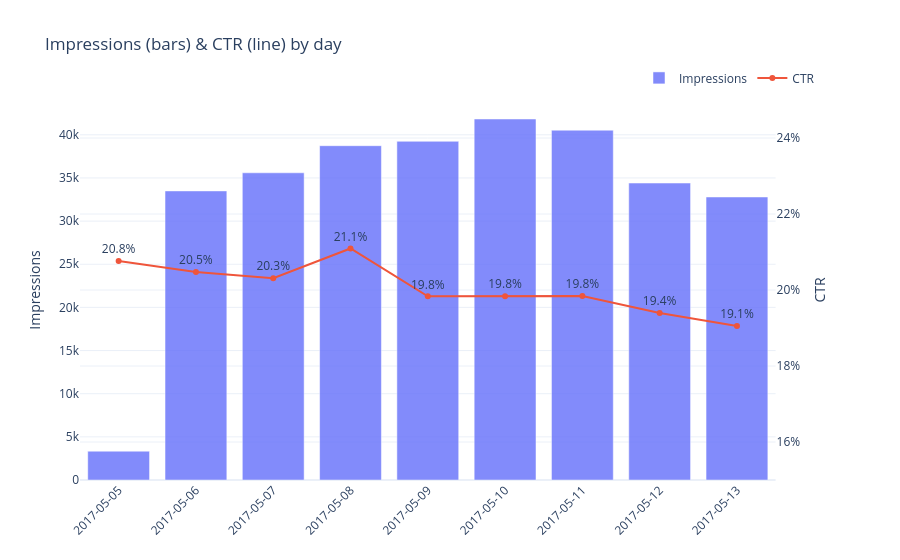

Notebook cell for this chart:
### Markdown cell above
## 2. Volume & CTR by day

### Code cell
by_day = (
    df.groupby("date")
    .agg(
        impressions=("click", "size"),
        ctr=("click", "mean")
    )
    .reset_index()
)

fig = make_subplots(specs=[[{"secondary_y": True}]])

# Impressions (bars)
fig.add_trace(
    go.Bar(
        x=by_day["date"],
        y=by_day["impressions"],
        name="Impressions",
        opacity=0.8,
    ),
    secondary_y=False,
)

# CTR (line with % labels)
fig.add_trace(
    go.Scatter(
        x=by_day["date"],
        y=by_day["ctr"],
        mode="lines+markers+text",
        name="CTR",
        text=[f"{x:.1%}" for x in by_day["ctr"]],
        textposition="top center",
        hovertemplate="<b>%{x}</b><br>CTR: %{y:.2%}<extra></extra>",
    ),
    secondary_y=True,
)

fig.update_layout(
    title="Impressions (bars) & CTR (line) by day",
    template="plotly_white",
    hovermode="x unified",
    legend=dict(
        orientation="h",
        yanchor="bottom",
        y=1.02,
        xanchor="right",
        x=1,
    ),
)

fig.update_yaxes(
    title_text="Impressions",
    secondary_y=False,
)

fig.update_yaxes(
    title_text="CTR",
    tickformat=".0%",
    range=[0.15, 0.25],      # 15%–25%
    secondary_y=True,
)

fig.update_xaxes(
    tickformat="%Y-%m-%d",
    tickangle=-45,
)

fig.show()

### Figure 1 — Plotly figure (JSON) as saved in the notebook; plotly's stock layout.template omitted (floating-point values rounded to 4 significant figures)
{"data": [{"name": "Impressions", "opacity": 0.8, "type": "bar", "x": ["2017-05-05T00:00:00.000000", "2017-05-06T00:00:00.000000", "2017-05-07T00:00:00.000000", "2017-05-08T00:00:00.000000", "2017-05-09T00:00:00.000000", "2017-05-10T00:00:00.000000", "2017-05-11T00:00:00.000000", "2017-05-12T00:00:00.000000", "2017-05-13T00:00:00.000000"], "xaxis": "x", "y": [3342, 33499, 35598, 38738, 39248, 41832, 40536, 34411, 32796], "yaxis": "y"}, {"hovertemplate": "<b>%{x}</b><br>CTR: %{y:.2%}<extra></extra>", "mode": "lines+markers+text", "name": "CTR", "text": ["20.8%", "20.5%", "20.3%", "21.1%", "19.8%", "19.8%", "19.8%", "19.4%", "19.1%"], "textposition": "top center", "type": "scatter", "x": ["2017-05-05T00:00:00.000000", "2017-05-06T00:00:00.000000", "2017-05-07T00:00:00.000000", "2017-05-08T00:00:00.000000", "2017-05-09T00:00:00.000000", "2017-05-10T00:00:00.000000", "2017-05-11T00:00:00.000000", "2017-05-12T00:00:00.000000", "2017-05-13T00:00:00.000000"], "xaxis": "x", "y": [0.2077, 0.2048, 0.2031, 0.2109, 0.1983, 0.1984, 0.1984, 0.1939, 0.1905], "yaxis": "y2"}], "layout": {"hovermode": "x unified", "legend": {"orientation": "h", "x": 1, "xanchor": "right", "y": 1.02, "yanchor": "bottom"}, "title": {"text": "Impressions (bars) & CTR (line) by day"}, "xaxis": {"anchor": "y", "domain": [0, 0.94], "tickangle": -45, "tickformat": "%Y-%m-%d"}, "yaxis": {"anchor": "x", "domain": [0, 1], "title": {"text": "Impressions"}}, "yaxis2": {"anchor": "x", "overlaying": "y", "range": [0.15, 0.25], "side": "right", "tickformat": ".0%", "title": {"text": "CTR"}}}}
